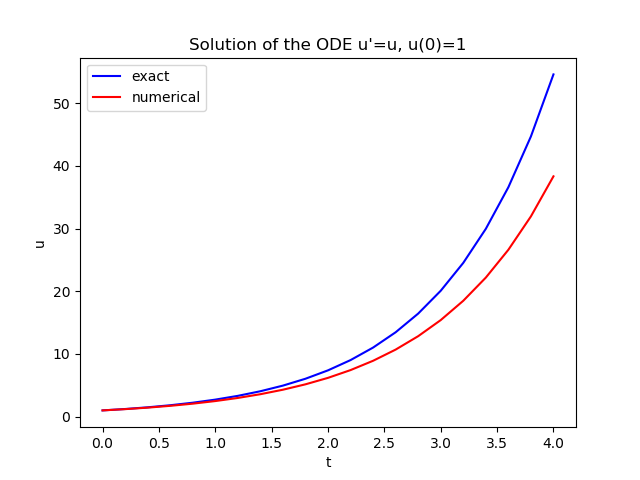

Here is the Python script that generated this plot:
"""Function implementing the Forward Euler method for scalar ODEs."""
import numpy as np

def ForwardEuler(f, U0, T, n):
    """Solve u'=f(u,t), u(0)=U0, with n steps until t=T."""
    t = np.zeros(n+1)
    u = np.zeros(n+1)  # u[k] is the solution at time t[k]
    u[0] = U0
    dt = T/float(n)
    for k in range(n):
        t[k+1] = t[k] + dt
        u[k+1] = u[k] + dt*f(u[k], t[k])
    return u, t



#Two verifications
def test_ForwardEuler_against_hand_calculations():
    """Verify ForwardEuler against hand calc. for 3 time steps in u'=u."""
    def f(u, t):
         return u
    u, t = ForwardEuler(f, U0=1, T=0.2, n=2)
    exact = np.array([1, 1.1, 1.21])  # hand calculations
    error = np.abs(exact - u).max()
    success = error < 1E-14
    assert success, '|exact - u| = %g != 0' % error

def test_ForwardEuler_against_linear_solution():
    """Use knowledge of an exact numerical solution for testing."""
    def f(u, t):
        return 0.2 + (u - u_exact(t))**4

    def u_exact(t):
        return 0.2*t + 3

    u, t = ForwardEuler(f, U0=u_exact(0), T=3, n=5)
    u_e = u_exact(t)
    error = np.abs(u_e - u).max()
    success = error < 1E-14
    assert success, '|exact - u| = %g != 0' % error

if __name__ == '__main__':
    #Make 2 tests
    test_ForwardEuler_against_hand_calculations()
    test_ForwardEuler_against_linear_solution()
    
    #Solve problem: u'=u as a demo
    def f(u, t):
        return u

    u, t = ForwardEuler(f, U0=1, T=4, n=20)

    # Compare numerical solution and exact solution in a plot
    import matplotlib.pyplot as plt
    u_exact = np.exp(t)
    plt.plot(t, u_exact, 'b-',label="exact")
    plt.plot(t, u, 'r-',label="numerical")
    plt.legend()
    plt.xlabel('t')
    plt.ylabel('u')
    plt.title("Solution of the ODE u'=u, u(0)=1")
    plt.savefig("ejE15.png")
